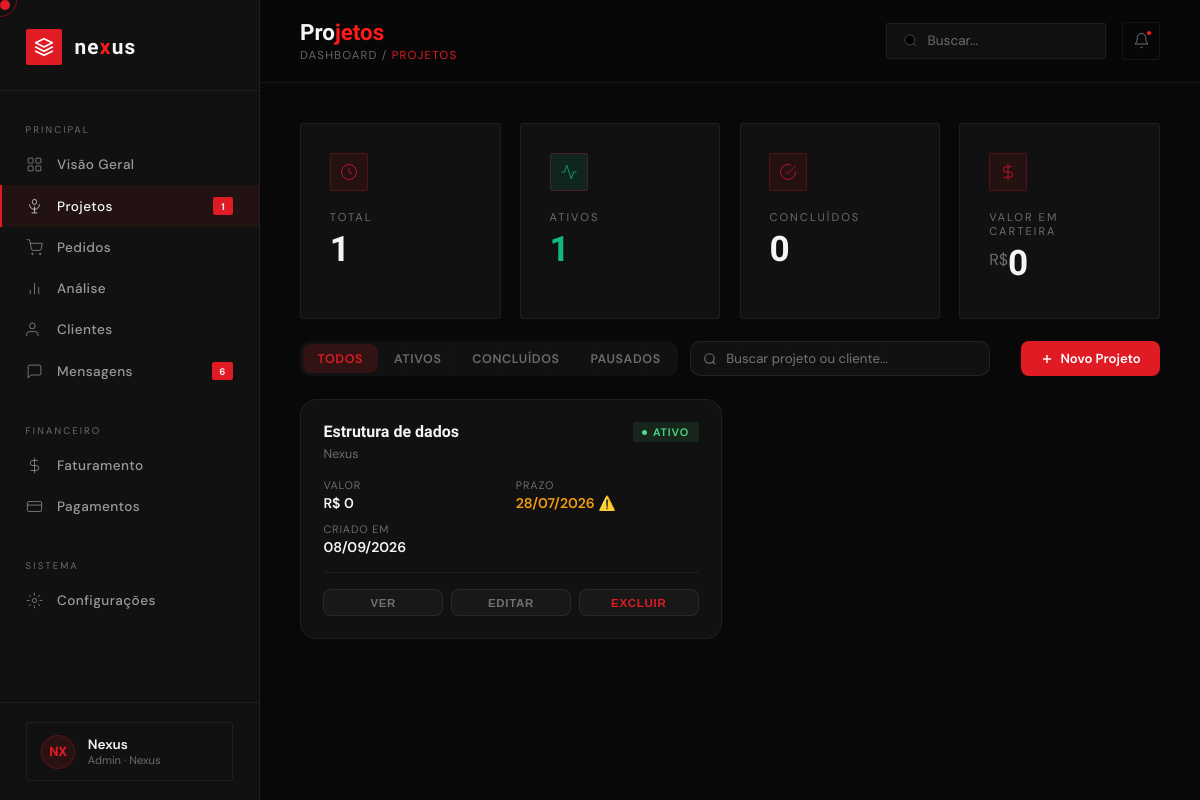
Page /Back-end/admin/projetos.php (signed in) on the committed database.
### tables this page shows
CREATE TABLE `projetos` (
  `id` int(11) NOT NULL AUTO_INCREMENT,
  `nome` varchar(255) NOT NULL,
  `cliente` varchar(255) NOT NULL,
  `descricao` text DEFAULT NULL,
  `status` enum('ativo','concluido','pausado') DEFAULT 'ativo',
  `valor` decimal(10,2) DEFAULT NULL,
  `prazo` date DEFAULT NULL,
  `created_at` timestamp NOT NULL DEFAULT current_timestamp(),
  PRIMARY KEY (`id`)
);

### Back-end/admin/projetos.php (the view, shortened to what this page needs)
<?php
require __DIR__ . "/../config.php";
$statusFiltro = $_GET['status'] ?? 'todos';
$busca = $_GET['busca'] ?? '';
$pagina = max(1, intval($_GET['pagina'] ?? 1));
$porPagina = 10;
$offset = ($pagina - 1) * $porPagina;
$where = []; $params = [];
$whereSQL = $where ? 'WHERE '.implode(' AND ',$where) : '';
$stmt = $pdo->prepare("SELECT * FROM projetos $whereSQL ORDER BY created_at DESC LIMIT :limit OFFSET :offset");
$stmt->bindValue(':limit',$porPagina,PDO::PARAM_INT);
$stmt->bindValue(':offset',$offset,PDO::PARAM_INT);
$stmt->execute();
$projetos = $stmt->fetchAll(PDO::FETCH_ASSOC);
$metricas = $pdo->query("
    SELECT
        COUNT(*) as total,
        SUM(CASE WHEN status='ativo'     THEN 1 ELSE 0 END) as ativos,
        SUM(CASE WHEN status='concluido' THEN 1 ELSE 0 END) as concluidos,
        SUM(CASE WHEN status='pausado'   THEN 1 ELSE 0 END) as pausados,
        COALESCE(SUM(valor),0) as valor_total
    FROM projetos
")->fetch(PDO::FETCH_ASSOC);
$mensagens = $pdo->query("SELECT COUNT(*) FROM contatos")->fetchColumn();
?>
<!DOCTYPE html>
<html lang="pt-BR">
<head>
<link rel="stylesheet" href="dashboard.css">
</head>
<body>
<aside class="sidebar">
  <div class="sidebar-logo">
    <div class="logo-icon"><svg viewBox="0 0 24 24" fill="none"><path d="M12 2L2 7l10 5 10-5-10-5zM2 17l10 5 10-5M2 12l10 5 10-5" stroke="white" stroke-width="2" stroke-linecap="round" stroke-linejoin="round"/></svg></div>
    <div class="logo-text">ne<span>x</span>us</div>
  </div>
  <nav class="sidebar-nav">
    <div class="sidebar-section-label">Principal</div>
    <a href="dashboard.php" class="nav-item"><svg viewBox="0 0 24 24"><rect x="3" y="3" width="7" height="7" rx="1"/><rect x="14" y="3" width="7" height="7" rx="1"/><rect x="3" y="14" width="7" height="7" rx="1"/><rect x="14" y="14" width="7" height="7" rx="1"/></svg><span>Visão Geral</span></a>
    <a href="projetos.php" class="nav-item active"><svg viewBox="0 0 24 24"><path d="M12 2a3 3 0 0 1 3 3v1a3 3 0 0 1-6 0V5a3 3 0 0 1 3-3z"/><path d="M19 9a7 7 0 1 1-14 0"/><path d="M12 12v9M8 21h8"/></svg><span>Projetos</span><span class="nav-badge"><?= $metricas['ativos'] ?></span></a>
    <a href="pedidos.php" class="nav-item"><svg viewBox="0 0 24 24"><circle cx="9" cy="21" r="1"/><circle cx="20" cy="21" r="1"/><path d="M1 1h4l2.68 13.39a2 2 0 0 0 2 1.61h9.72a2 2 0 0 0 2-1.61L23 6H6"/></svg><span>Pedidos</span></a>
    <a href="analise.php" class="nav-item"><svg viewBox="0 0 24 24"><line x1="18" y1="20" x2="18" y2="10"/><line x1="12" y1="20" x2="12" y2="4"/><line x1="6" y1="20" x2="6" y2="14"/></svg><span>Análise</span></a>
    <a href="clientes.php" class="nav-item"><svg viewBox="0 0 24 24"><path d="M17 21v-2a4 4 0 0 0-4-4H5a4 4 0 0 0-4 4v2"/><circle cx="9" cy="7" r="4"/></svg><span>Clientes</span></a>
    <a href="mensagens.php" class="nav-item"><svg viewBox="0 0 24 24"><path d="M21 15a2 2 0 0 1-2 2H7l-4 4V5a2 2 0 0 1 2-2h14a2 2 0 0 1 2 2z"/></svg><span>Mensagens</span><span class="nav-badge"><?= $mensagens ?></span></a>
    <div class="sidebar-section-label" style="margin-top:.6rem">Financeiro</div>
    <a href="faturamento.php" class="nav-item"><svg viewBox="0 0 24 24"><line x1="12" y1="1" x2="12" y2="23"/><path d="M17 5H9.5a3.5 3.5 0 0 0 0 7h5a3.5 3.5 0 0 1 0 7H6"/></svg><span>Faturamento</span></a>
    <a href="pagamentos.php" class="nav-item"><svg viewBox="0 0 24 24"><rect x="2" y="5" width="20" height="14" rx="2"/><line x1="2" y1="10" x2="22" y2="10"/></svg><span>Pagamentos</span></a>
    <div class="sidebar-section-label" style="margin-top:.6rem">Sistema</div>
    <a href="configuracoes.php" class="nav-item"><svg viewBox="0 0 24 24"><circle cx="12" cy="12" r="3"/><path d="M12 1v4M12 19v4M4.22 4.22l2.83 2.83M16.95 16.95l2.83 2.83M1 12h4M19 12h4M4.22 19.78l2.83-2.83M16.95 7.05l2.83-2.83"/></svg><span>Configurações</span></a>
  </nav>
  <div class="sidebar-footer">
    <div class="user-card"><div class="user-avatar">NX</div><div><div class="user-name">Nexus</div><div class="user-role">Admin · Nexus</div></div></div>
  </div>
</aside>
<div class="main">
  <header class="topbar">
    <div class="topbar-left">
      <h1>Pro<em>jetos</em></h1>
      <div class="topbar-breadcrumb">Dashboard / <span>Projetos</span></div>
    </div>
    <div class="topbar-right">
      <div class="topbar-search"><svg viewBox="0 0 24 24"><circle cx="11" cy="11" r="8"/><line x1="21" y1="21" x2="16.65" y2="16.65"/></svg><input type="text" placeholder="Buscar..."></div>
      <button class="topbar-btn"><svg viewBox="0 0 24 24"><path d="M18 8A6 6 0 0 0 6 8c0 7-3 9-3 9h18s-3-2-3-9"/><path d="M13.73 21a2 2 0 0 1-3.46 0"/></svg><span class="dot"></span></button>
    </div>
  </header>
  <div class="content">
    <div class="kpi-grid" style="margin-bottom:1.4rem">
      <div class="kpi-card reveal">
        <div class="kpi-icon"><svg viewBox="0 0 24 24"><circle cx="12" cy="12" r="10"/><polyline points="12 6 12 12 16 14"/></svg></div>
        <div class="kpi-label">Total</div>
        <div class="kpi-value"><?= $metricas['total'] ?></div>
      </div>
      <div class="kpi-card reveal">
        <div class="kpi-icon" style="background:rgba(16,185,129,.12)"><svg viewBox="0 0 24 24" style="stroke:#10b981"><polyline points="22 12 18 12 15 21 9 3 6 12 2 12"/></svg></div>
        <div class="kpi-label">Ativos</div>
        <div class="kpi-value" style="color:#10b981"><?= $metricas['ativos'] ?></div>
      </div>
      <div class="kpi-card reveal">
        <div class="kpi-icon"><svg viewBox="0 0 24 24"><path d="M22 11.08V12a10 10 0 1 1-5.93-9.14"/><polyline points="22 4 12 14.01 9 11.01"/></svg></div>
        <div class="kpi-label">Concluídos</div>
        <div class="kpi-value"><?= $metricas['concluidos'] ?></div>
      </div>
      <div class="kpi-card reveal">
        <div class="kpi-icon"><svg viewBox="0 0 24 24"><line x1="12" y1="1" x2="12" y2="23"/><path d="M17 5H9.5a3.5 3.5 0 0 0 0 7h5a3.5 3.5 0 0 1 0 7H6"/></svg></div>
        <div class="kpi-label">Valor em Carteira</div>
        <div class="kpi-value"><sup>R$</sup><?= number_format($metricas['valor_total'], 0, ',', '.') ?></div>
      </div>
    </div>
    <div class="filter-bar reveal">
      <div class="filter-tabs">
        <a href="?status=todos<?= $busca?'&busca='.urlencode($busca):'' ?>" class="filter-tab <?= $statusFiltro==='todos'?'active':'' ?>">Todos</a>
        <a href="?status=ativo<?= $busca?'&busca='.urlencode($busca):'' ?>" class="filter-tab <?= $statusFiltro==='ativo'?'active':'' ?>">Ativos</a>
        <a href="?status=concluido<?= $busca?'&busca='.urlencode($busca):'' ?>" class="filter-tab <?= $statusFiltro==='concluido'?'active':'' ?>">Concluídos</a>
        <a href="?status=pausado<?= $busca?'&busca='.urlencode($busca):'' ?>" class="filter-tab <?= $statusFiltro==='pausado'?'active':'' ?>">Pausados</a>
      </div>
      <form method="GET" class="search-filter">
        <svg viewBox="0 0 24 24"><circle cx="11" cy="11" r="8"/><line x1="21" y1="21" x2="16.65" y2="16.65"/></svg>
        <input type="text" name="busca" placeholder="Buscar projeto ou cliente..." value="<?= htmlspecialchars($busca) ?>">
      </form>
      <div style="margin-left:auto;display:flex;gap:.75rem">
        <button class="btn-primary" onclick="abrirNovo()">
          <svg viewBox="0 0 24 24" style="width:14px;height:14px;stroke:currentColor;fill:none;stroke-width:2.5"><line x1="12" y1="5" x2="12" y2="19"/><line x1="5" y1="12" x2="19" y2="12"/></svg>
          Novo Projeto
        </button>
      </div>
    </div>
    <div class="proj-grid reveal">
      <?php if (empty($projetos)): ?>
        <div style="grid-column:1/-1;text-align:center;padding:4rem;opacity:.4">
          <?= $statusFiltro !== 'todos' || $busca ? 'Nenhum projeto encontrado.' : 'Nenhum projeto cadastrado ainda. Crie o primeiro!' ?>
        </div>
      <?php else: ?>
        <?php foreach ($projetos as $p):
          $prazoAlerta = $p['prazo'] && strtotime($p['prazo']) < strtotime('+7 days') && $p['status'] === 'ativo';
        ?>
        <div class="proj-card reveal">
          <div class="proj-card-top">
            <div style="flex:1;min-width:0">
              <div class="proj-nome"><?= htmlspecialchars($p['nome']) ?></div>
              <div class="proj-cliente"><?= htmlspecialchars($p['cliente']) ?></div>
            </div>
            <span class="status-badge <?= $p['status'] ?>" style="margin-left:.75rem;flex-shrink:0"><?= ucfirst($p['status']) ?></span>
          </div>
          <div class="proj-card-meta">
            <div>
              <div class="proj-meta-label">Valor</div>
              <div class="proj-meta-val">R$ <?= number_format($p['valor'] ?? 0, 0, ',', '.') ?></div>
            </div>
            <div>
              <div class="proj-meta-label">Prazo</div>
              <div class="proj-meta-val <?= $prazoAlerta ? 'prazo-alert' : '' ?>">
                <?= $p['prazo'] ? date('d/m/Y', strtotime($p['prazo'])) : '—' ?>
                <?= $prazoAlerta ? ' ⚠️' : '' ?>
              </div>
            </div>
            <div>
              <div class="proj-meta-label">Criado em</div>
              <div class="proj-meta-val"><?= date('d/m/Y', strtotime($p['created_at'])) ?></div>
            </div>
          </div>
          <div class="proj-card-actions">
            <button class="proj-action-btn" onclick="verProjeto(<?= htmlspecialchars(json_encode($p), ENT_QUOTES) ?>)">Ver</button>
            <button class="proj-action-btn" onclick="editarProjeto(<?= htmlspecialchars(json_encode($p), ENT_QUOTES) ?>)">Editar</button>
            <button class="proj-action-btn" style="color:var(--red)" onclick="excluirProjeto(<?= (int)$p['id'] ?>, <?= htmlspecialchars(json_encode($p['nome']), ENT_QUOTES) ?>)">Excluir</button>
          </div>
        </div>
        <?php endforeach; ?>
      <?php endif; ?>
    </div>
  </div>
</div>
</body>
</html>

### Back-end/admin/projetos.php (style rules this page uses)
.btn-primary { background:var(--red);color:#fff;border:none;padding:.55rem 1.2rem;border-radius:8px;font-family:'DM Sans',sans-serif;font-size:.82rem;font-weight:600;cursor:pointer;display:flex;align-items:center;gap:.4rem;transition:opacity .2s; }
.filter-bar { display:flex;gap:.75rem;align-items:center;margin-bottom:1.4rem;flex-wrap:wrap; }
.filter-tabs { display:flex;background:rgba(255,255,255,.04);border-radius:10px;padding:3px;gap:2px; }
.filter-tab { padding:.4rem .9rem;border-radius:8px;font-size:.78rem;font-weight:600;letter-spacing:.05em;text-transform:uppercase;cursor:pointer;border:none;background:transparent;color:var(--text-dim);transition:all .2s;text-decoration:none; }
.filter-tab.active,.filter-tab:hover { background:rgba(224,27,36,.15);color:var(--red); }
.search-filter { flex:1;max-width:300px;position:relative; }
.search-filter svg { position:absolute;left:.8rem;top:50%;transform:translateY(-50%);width:14px;height:14px;stroke:var(--text-dim);stroke-width:2;fill:none; }
.search-filter input { width:100%;background:rgba(255,255,255,.04);border:1px solid rgba(255,255,255,.07);border-radius:10px;padding:.5rem .9rem .5rem 2.2rem;color:var(--text);font-family:'DM Sans',sans-serif;font-size:.83rem;outline:none;transition:border-color .2s;box-sizing:border-box; }
.proj-grid { display:grid;grid-template-columns:repeat(auto-fill,minmax(320px,1fr));gap:1rem;margin-bottom:1.5rem; }
.proj-card { background:var(--card-bg);border:1px solid var(--border);border-radius:16px;padding:1.4rem;transition:border-color .2s,transform .2s;position:relative;overflow:hidden; }
.proj-card::before { content:'';position:absolute;top:0;left:0;right:0;height:2px;background:var(--red);opacity:0;transition:opacity .2s; }
.proj-card-top { display:flex;justify-content:space-between;align-items:flex-start;margin-bottom:1rem; }
.proj-nome { font-family:'MuseoModerno',sans-serif;font-weight:700;font-size:1rem;color:var(--text);line-height:1.3; }
.proj-cliente { font-size:.78rem;color:var(--text-dim);margin-top:.2rem; }
.proj-card-meta { display:grid;grid-template-columns:1fr 1fr;gap:.6rem;margin-top:1rem; }
.proj-meta-label { font-size:.68rem;color:var(--text-dim);text-transform:uppercase;letter-spacing:.08em;margin-bottom:.15rem; }
.proj-meta-val { font-size:.88rem;font-weight:600;color:var(--text); }
.prazo-alert { color:#f59e0b; }
.proj-card-actions { display:flex;gap:.5rem;margin-top:1rem;padding-top:1rem;border-top:1px solid var(--border); }
.proj-action-btn { flex:1;padding:.4rem;border-radius:8px;border:1px solid rgba(255,255,255,.07);background:rgba(255,255,255,.03);color:var(--text-dim);font-size:.72rem;font-weight:600;letter-spacing:.06em;text-transform:uppercase;cursor:pointer;transition:all .2s;text-align:center; }

### rows in the picture
projetos: nome "Estrutura de dados", cliente "Nexus", status "ATIVO", valor "0", prazo "28/07/2026", created_at "08/09/2026"

### other values in the picture
$metricas['ativos'] "1"
$mensagens "6"
$metricas['total'] "1"
$metricas['concluidos'] "0"
$metricas['valor_total'] "0"
